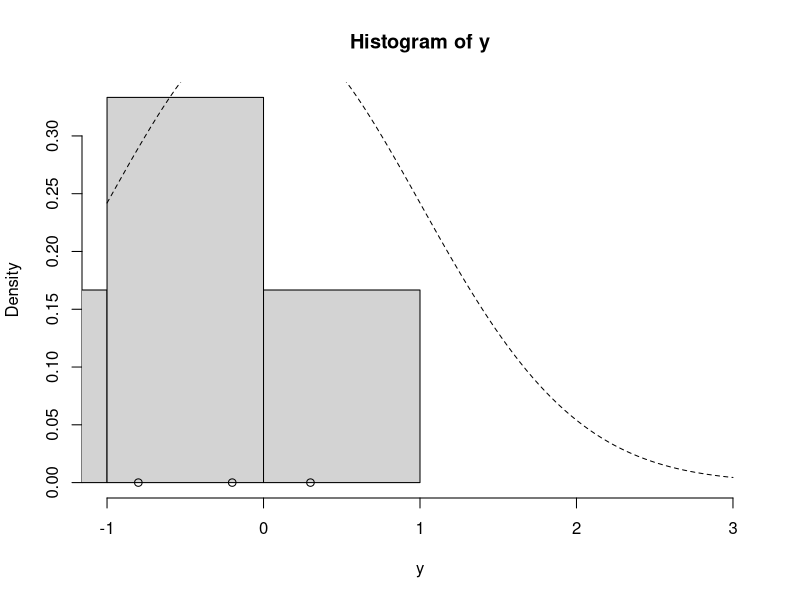
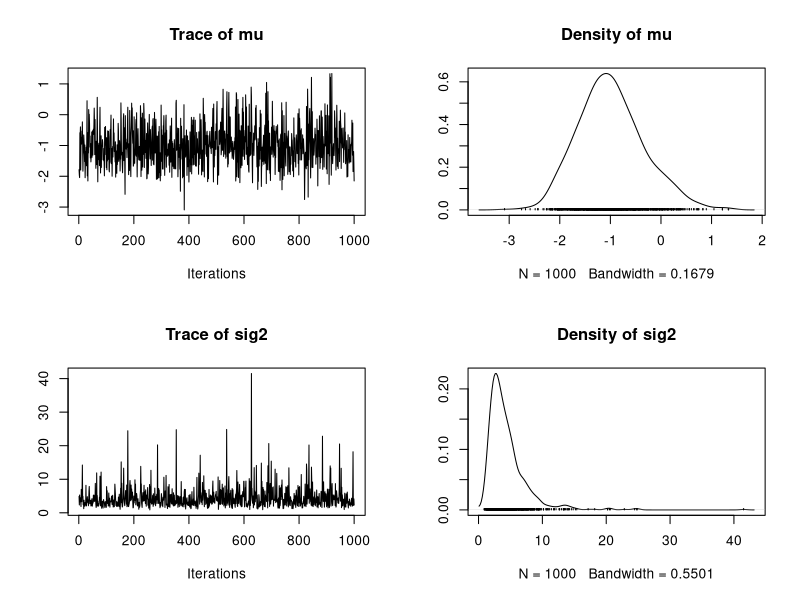

Generate these figures, in order, with R:
update_mu = function(n, ybar, sig2, mu_0, sig2_0) {
  sig2_1 = 1.0 / (n / sig2 + 1.0 / sig2_0)
  mu_1 = sig2_1 * (n * ybar / sig2 + mu_0 / sig2_0)
  rnorm(n=1, mean=mu_1, sd=sqrt(sig2_1))
}

update_sig2 = function(n, y, mu, nu_0, beta_0) {
  nu_1 = nu_0 + n / 2.0
  sumsq = sum( (y - mu)^2 ) # vectorized
  beta_1 = beta_0 + sumsq / 2.0
  out_gamma = rgamma(n=1, shape=nu_1, rate=beta_1) # rate for gamma is shape for inv-gamma
  1.0 / out_gamma # reciprocal of a gamma random variable is distributed inv-gamma
}


gibbs = function(y, n_iter, init, prior) {
  ybar = mean(y)
  n = length(y)
  
  ## initialize
  mu_out = numeric(n_iter)
  sig2_out = numeric(n_iter)
  
  mu_now = init$mu
  
  ## Gibbs sampler
  for (i in 1:n_iter) {
    sig2_now = update_sig2(n=n, y=y, mu=mu_now, nu_0=prior$nu_0, beta_0=prior$beta_0)
    mu_now = update_mu(n=n, ybar=ybar, sig2=sig2_now, mu_0=prior$mu_0, sig2_0=prior$sig2_0)
    
    sig2_out[i] = sig2_now
    mu_out[i] = mu_now
  }
  
  cbind(mu=mu_out, sig2=sig2_out)
}


y = c(-0.2, -1.5, -5.3, 0.3, -0.8, -2.2)
ybar = mean(y)
n = length(y)

## prior
prior = list()
prior$mu_0 = 0.0
prior$sig2_0 = 1.0
prior$n_0 = 2.0 # prior effective sample size for sig2
prior$s2_0 = 1.0 # prior point estimate for sig2
prior$nu_0 = prior$n_0 / 2.0 # prior parameter for inverse-gamma
prior$beta_0 = prior$n_0 * prior$s2_0 / 2.0 # prior parameter for inverse-gamma

hist(y, freq=FALSE, xlim=c(-1.0, 3.0)) # histogram of the data
curve(dnorm(x=x, mean=prior$mu_0, sd=sqrt(prior$sig2_0)), lty=2, add=TRUE) # prior for mu
points(y, rep(0,n), pch=1) # individual data points
points(ybar, 0, pch=19) # sample mean

set.seed(53)

init = list()
init$mu = 0.0

post = gibbs(y=y, n_iter=1e3, init=init, prior=prior)

head(post)


library("coda")
plot(as.mcmc(post))

summary(as.mcmc(post))
